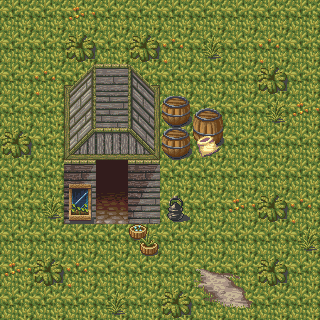

Rendered tile map (Tiled .tmx) drawn with the repository's tilesets; below, a short description and the full map source, tile grids included:
An orthogonal 10x10 tile map with 32x32 px tiles, 4 tile layers (background, foreground, clutter, addtlclutter).

<map version="1.0" tiledversion="1.0.2" orientation="orthogonal" renderorder="right-down" width="10" height="10" tilewidth="32" tileheight="32" nextobjectid="1">
 <tileset firstgid="1" name="city" tilewidth="32" tileheight="32" tilecount="360" columns="8">
  <image source="../tileset/city.png" width="256" height="1450" />
 </tileset>
 <layer name="background" width="10" height="10">
  <data encoding="csv">
1,1,1,1,1,1,1,1,1,1,
1,1,1,1,1,1,1,1,1,1,
1,1,1,1,1,1,1,1,1,1,
1,1,1,1,1,1,1,1,1,1,
1,1,1,1,1,1,1,1,1,1,
1,1,1,1,1,1,1,1,1,1,
1,1,1,1,1,1,1,1,1,1,
1,1,1,1,1,1,1,1,1,1,
1,1,1,1,1,1,1,1,1,1,
1,1,1,1,1,1,1,1,1,1
</data>
 </layer>
 <layer name="foreground" width="10" height="10">
  <data encoding="csv">
0,0,0,0,0,0,0,0,0,0,
0,0,0,0,0,0,0,0,0,0,
0,0,190,191,192,0,0,0,0,0,
0,0,198,199,200,0,0,0,0,0,
0,0,206,207,208,0,0,0,0,0,
0,0,300,327,300,0,0,0,0,0,
0,0,308,335,308,0,0,0,0,0,
0,0,0,0,0,0,0,0,0,0,
0,0,0,0,0,0,0,0,0,0,
0,0,0,0,0,0,0,0,0,0
</data>
 </layer>
 <layer name="clutter" width="10" height="10">
  <data encoding="csv">
0,0,293,0,0,0,0,0,0,0,
0,0,11,0,11,294,3,0,294,0,
0,294,0,0,0,0,0,0,11,0,
0,0,0,0,0,13,21,0,3,293,
11,0,0,0,0,13,29,0,0,0,
0,0,176,0,0,0,0,0,0,0,
0,3,184,0,0,334,0,293,11,294,
0,0,0,0,12,0,0,0,0,3,
293,11,294,0,0,0,265,266,11,0,
0,0,0,3,0,11,273,274,0,0
</data>
 </layer>
 <layer name="addtlclutter" width="10" height="10">
  <data encoding="csv">
0,0,0,0,0,0,0,0,0,0,
0,0,0,0,0,0,0,0,0,0,
0,0,0,0,0,0,0,0,0,0,
0,0,0,0,0,0,0,0,0,0,
0,0,0,0,0,0,80,0,0,0,
0,0,0,0,0,0,0,0,0,0,
0,0,0,0,0,0,0,0,0,0,
0,0,0,0,0,0,0,0,0,0,
0,0,0,0,0,0,0,0,0,0,
0,0,0,0,0,0,0,0,0,0
</data>
 </layer>
</map>
